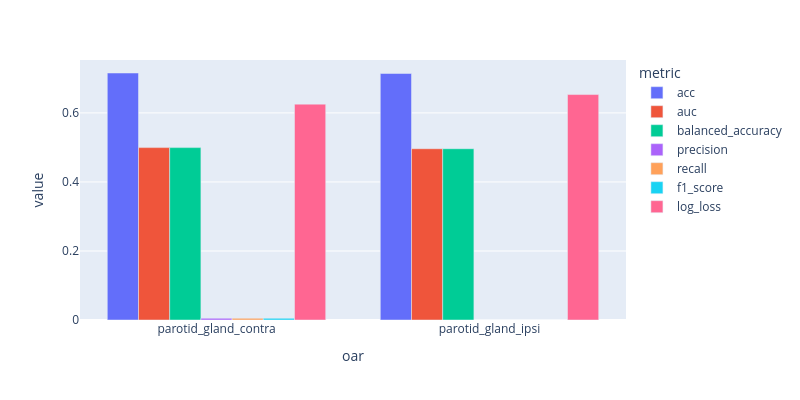
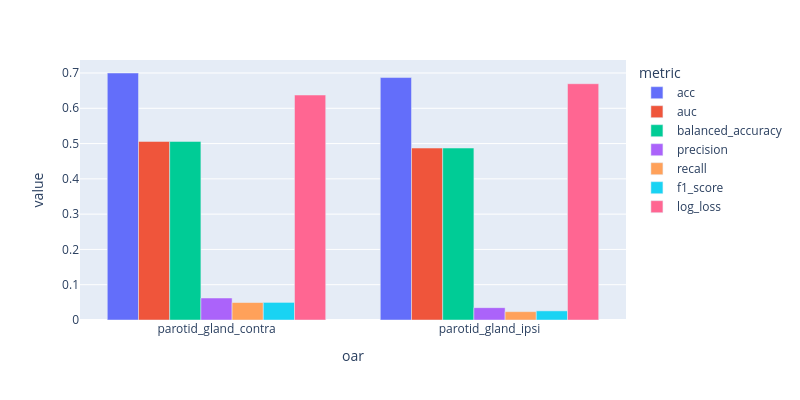
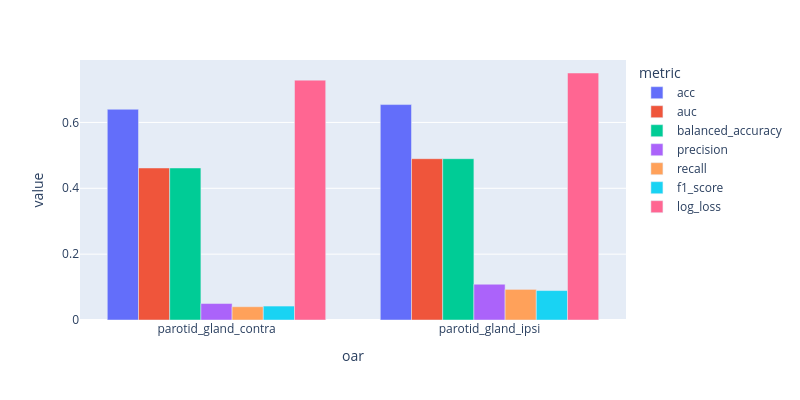

These figures' notebook cell, in order:
### Code cell
import os, json
import pandas
import plotly.express as px


path_ = r"C:\Users\bilel.guetarni\Desktop\ARTIX\experiments\002"
result_df = []
for run in os.listdir(path_):
    with open(os.path.join(path_, run, "params.json"), "r") as f:
        params = json.load(f)

    metrics_df = pandas.read_csv(os.path.join(path_, run, "metrics.csv"))
    metrics_df = metrics_df.drop(columns=["Unnamed: 0"])
    avg_metrics = metrics_df.mean().to_dict()
    for k, v in avg_metrics.items():
        result_df.append({"oar": params["oar"], "metric": k, "value": v, "std": metrics_df.std().to_dict()[k], "run": run.split("_")[-1]})

result_df = pandas.DataFrame(result_df)

for run in result_df["run"].unique():
    print(run)
    fig = px.bar(result_df[result_df["run"] == run], x="oar", y="value", color="metric", barmode="group")
    fig.update_layout(autosize=False, width=800, height=400)
    fig.show()
    fig.write_image(r"C:\Users\bilel.guetarni\Downloads\newplot_{}.png".format(run))

### Figure 1 — Plotly figure (JSON) as saved in the notebook; plotly's stock layout.template omitted (floating-point values rounded to 4 significant figures)
{"data": [{"alignmentgroup": "True", "hovertemplate": "metric=acc<br>oar=%{x}<br>value=%{y}<extra></extra>", "legendgroup": "acc", "marker": {"color": "#636efa", "pattern": {"shape": ""}}, "name": "acc", "offsetgroup": "acc", "orientation": "v", "showlegend": true, "textposition": "auto", "type": "bar", "x": ["parotid_gland_contra", "parotid_gland_ipsi"], "xaxis": "x", "y": [0.7157, 0.7143], "yaxis": "y"}, {"alignmentgroup": "True", "hovertemplate": "metric=auc<br>oar=%{x}<br>value=%{y}<extra></extra>", "legendgroup": "auc", "marker": {"color": "#EF553B", "pattern": {"shape": ""}}, "name": "auc", "offsetgroup": "auc", "orientation": "v", "showlegend": true, "textposition": "auto", "type": "bar", "x": ["parotid_gland_contra", "parotid_gland_ipsi"], "xaxis": "x", "y": [0.4995, 0.4963], "yaxis": "y"}, {"alignmentgroup": "True", "hovertemplate": "metric=balanced_accuracy<br>oar=%{x}<br>value=%{y}<extra></extra>", "legendgroup": "balanced_accuracy", "marker": {"color": "#00cc96", "pattern": {"shape": ""}}, "name": "balanced_accuracy", "offsetgroup": "balanced_accuracy", "orientation": "v", "showlegend": true, "textposition": "auto", "type": "bar", "x": ["parotid_gland_contra", "parotid_gland_ipsi"], "xaxis": "x", "y": [0.4995, 0.4963], "yaxis": "y"}, {"alignmentgroup": "True", "hovertemplate": "metric=precision<br>oar=%{x}<br>value=%{y}<extra></extra>", "legendgroup": "precision", "marker": {"color": "#ab63fa", "pattern": {"shape": ""}}, "name": "precision", "offsetgroup": "precision", "orientation": "v", "showlegend": true, "textposition": "auto", "type": "bar", "x": ["parotid_gland_contra", "parotid_gland_ipsi"], "xaxis": "x", "y": [0.005, 0.0], "yaxis": "y"}, {"alignmentgroup": "True", "hovertemplate": "metric=recall<br>oar=%{x}<br>value=%{y}<extra></extra>", "legendgroup": "recall", "marker": {"color": "#FFA15A", "pattern": {"shape": ""}}, "name": "recall", "offsetgroup": "recall", "orientation": "v", "showlegend": true, "textposition": "auto", "type": "bar", "x": ["parotid_gland_contra", "parotid_gland_ipsi"], "xaxis": "x", "y": [0.005, 0.0], "yaxis": "y"}, {"alignmentgroup": "True", "hovertemplate": "metric=f1_score<br>oar=%{x}<br>value=%{y}<extra></extra>", "legendgroup": "f1_score", "marker": {"color": "#19d3f3", "pattern": {"shape": ""}}, "name": "f1_score", "offsetgroup": "f1_score", "orientation": "v", "showlegend": true, "textposition": "auto", "type": "bar", "x": ["parotid_gland_contra", "parotid_gland_ipsi"], "xaxis": "x", "y": [0.005, 0.0], "yaxis": "y"}, {"alignmentgroup": "True", "hovertemplate": "metric=log_loss<br>oar=%{x}<br>value=%{y}<extra></extra>", "legendgroup": "log_loss", "marker": {"color": "#FF6692", "pattern": {"shape": ""}}, "name": "log_loss", "offsetgroup": "log_loss", "orientation": "v", "showlegend": true, "textposition": "auto", "type": "bar", "x": ["parotid_gland_contra", "parotid_gland_ipsi"], "xaxis": "x", "y": [0.6255, 0.6533], "yaxis": "y"}], "layout": {"autosize": false, "barmode": "group", "height": 400, "legend": {"title": {"text": "metric"}, "tracegroupgap": 0}, "margin": {"t": 60}, "width": 800, "xaxis": {"anchor": "y", "domain": [0, 1], "title": {"text": "oar"}}, "yaxis": {"anchor": "x", "domain": [0, 1], "title": {"text": "value"}}}}

### Figure 2 — Plotly figure (JSON) as saved in the notebook; plotly's stock layout.template omitted (floating-point values rounded to 4 significant figures)
{"data": [{"alignmentgroup": "True", "hovertemplate": "metric=acc<br>oar=%{x}<br>value=%{y}<extra></extra>", "legendgroup": "acc", "marker": {"color": "#636efa", "pattern": {"shape": ""}}, "name": "acc", "offsetgroup": "acc", "orientation": "v", "showlegend": true, "textposition": "auto", "type": "bar", "x": ["parotid_gland_contra", "parotid_gland_ipsi"], "xaxis": "x", "y": [0.7, 0.6871], "yaxis": "y"}, {"alignmentgroup": "True", "hovertemplate": "metric=auc<br>oar=%{x}<br>value=%{y}<extra></extra>", "legendgroup": "auc", "marker": {"color": "#EF553B", "pattern": {"shape": ""}}, "name": "auc", "offsetgroup": "auc", "orientation": "v", "showlegend": true, "textposition": "auto", "type": "bar", "x": ["parotid_gland_contra", "parotid_gland_ipsi"], "xaxis": "x", "y": [0.5061, 0.4873], "yaxis": "y"}, {"alignmentgroup": "True", "hovertemplate": "metric=balanced_accuracy<br>oar=%{x}<br>value=%{y}<extra></extra>", "legendgroup": "balanced_accuracy", "marker": {"color": "#00cc96", "pattern": {"shape": ""}}, "name": "balanced_accuracy", "offsetgroup": "balanced_accuracy", "orientation": "v", "showlegend": true, "textposition": "auto", "type": "bar", "x": ["parotid_gland_contra", "parotid_gland_ipsi"], "xaxis": "x", "y": [0.5061, 0.4873], "yaxis": "y"}, {"alignmentgroup": "True", "hovertemplate": "metric=precision<br>oar=%{x}<br>value=%{y}<extra></extra>", "legendgroup": "precision", "marker": {"color": "#ab63fa", "pattern": {"shape": ""}}, "name": "precision", "offsetgroup": "precision", "orientation": "v", "showlegend": true, "textposition": "auto", "type": "bar", "x": ["parotid_gland_contra", "parotid_gland_ipsi"], "xaxis": "x", "y": [0.06233, 0.035], "yaxis": "y"}, {"alignmentgroup": "True", "hovertemplate": "metric=recall<br>oar=%{x}<br>value=%{y}<extra></extra>", "legendgroup": "recall", "marker": {"color": "#FFA15A", "pattern": {"shape": ""}}, "name": "recall", "offsetgroup": "recall", "orientation": "v", "showlegend": true, "textposition": "auto", "type": "bar", "x": ["parotid_gland_contra", "parotid_gland_ipsi"], "xaxis": "x", "y": [0.0495, 0.02367], "yaxis": "y"}, {"alignmentgroup": "True", "hovertemplate": "metric=f1_score<br>oar=%{x}<br>value=%{y}<extra></extra>", "legendgroup": "f1_score", "marker": {"color": "#19d3f3", "pattern": {"shape": ""}}, "name": "f1_score", "offsetgroup": "f1_score", "orientation": "v", "showlegend": true, "textposition": "auto", "type": "bar", "x": ["parotid_gland_contra", "parotid_gland_ipsi"], "xaxis": "x", "y": [0.04986, 0.0259], "yaxis": "y"}, {"alignmentgroup": "True", "hovertemplate": "metric=log_loss<br>oar=%{x}<br>value=%{y}<extra></extra>", "legendgroup": "log_loss", "marker": {"color": "#FF6692", "pattern": {"shape": ""}}, "name": "log_loss", "offsetgroup": "log_loss", "orientation": "v", "showlegend": true, "textposition": "auto", "type": "bar", "x": ["parotid_gland_contra", "parotid_gland_ipsi"], "xaxis": "x", "y": [0.6376, 0.6696], "yaxis": "y"}], "layout": {"autosize": false, "barmode": "group", "height": 400, "legend": {"title": {"text": "metric"}, "tracegroupgap": 0}, "margin": {"t": 60}, "width": 800, "xaxis": {"anchor": "y", "domain": [0, 1], "title": {"text": "oar"}}, "yaxis": {"anchor": "x", "domain": [0, 1], "title": {"text": "value"}}}}

### Figure 3 — Plotly figure (JSON) as saved in the notebook; plotly's stock layout.template omitted (floating-point values rounded to 4 significant figures)
{"data": [{"alignmentgroup": "True", "hovertemplate": "metric=acc<br>oar=%{x}<br>value=%{y}<extra></extra>", "legendgroup": "acc", "marker": {"color": "#636efa", "pattern": {"shape": ""}}, "name": "acc", "offsetgroup": "acc", "orientation": "v", "showlegend": true, "textposition": "auto", "type": "bar", "x": ["parotid_gland_contra", "parotid_gland_ipsi"], "xaxis": "x", "y": [0.64, 0.6543], "yaxis": "y"}, {"alignmentgroup": "True", "hovertemplate": "metric=auc<br>oar=%{x}<br>value=%{y}<extra></extra>", "legendgroup": "auc", "marker": {"color": "#EF553B", "pattern": {"shape": ""}}, "name": "auc", "offsetgroup": "auc", "orientation": "v", "showlegend": true, "textposition": "auto", "type": "bar", "x": ["parotid_gland_contra", "parotid_gland_ipsi"], "xaxis": "x", "y": [0.4617, 0.4899], "yaxis": "y"}, {"alignmentgroup": "True", "hovertemplate": "metric=balanced_accuracy<br>oar=%{x}<br>value=%{y}<extra></extra>", "legendgroup": "balanced_accuracy", "marker": {"color": "#00cc96", "pattern": {"shape": ""}}, "name": "balanced_accuracy", "offsetgroup": "balanced_accuracy", "orientation": "v", "showlegend": true, "textposition": "auto", "type": "bar", "x": ["parotid_gland_contra", "parotid_gland_ipsi"], "xaxis": "x", "y": [0.4617, 0.4899], "yaxis": "y"}, {"alignmentgroup": "True", "hovertemplate": "metric=precision<br>oar=%{x}<br>value=%{y}<extra></extra>", "legendgroup": "precision", "marker": {"color": "#ab63fa", "pattern": {"shape": ""}}, "name": "precision", "offsetgroup": "precision", "orientation": "v", "showlegend": true, "textposition": "auto", "type": "bar", "x": ["parotid_gland_contra", "parotid_gland_ipsi"], "xaxis": "x", "y": [0.05, 0.1087], "yaxis": "y"}, {"alignmentgroup": "True", "hovertemplate": "metric=recall<br>oar=%{x}<br>value=%{y}<extra></extra>", "legendgroup": "recall", "marker": {"color": "#FFA15A", "pattern": {"shape": ""}}, "name": "recall", "offsetgroup": "recall", "orientation": "v", "showlegend": true, "textposition": "auto", "type": "bar", "x": ["parotid_gland_contra", "parotid_gland_ipsi"], "xaxis": "x", "y": [0.04033, 0.093], "yaxis": "y"}, {"alignmentgroup": "True", "hovertemplate": "metric=f1_score<br>oar=%{x}<br>value=%{y}<extra></extra>", "legendgroup": "f1_score", "marker": {"color": "#19d3f3", "pattern": {"shape": ""}}, "name": "f1_score", "offsetgroup": "f1_score", "orientation": "v", "showlegend": true, "textposition": "auto", "type": "bar", "x": ["parotid_gland_contra", "parotid_gland_ipsi"], "xaxis": "x", "y": [0.04234, 0.08937], "yaxis": "y"}, {"alignmentgroup": "True", "hovertemplate": "metric=log_loss<br>oar=%{x}<br>value=%{y}<extra></extra>", "legendgroup": "log_loss", "marker": {"color": "#FF6692", "pattern": {"shape": ""}}, "name": "log_loss", "offsetgroup": "log_loss", "orientation": "v", "showlegend": true, "textposition": "auto", "type": "bar", "x": ["parotid_gland_contra", "parotid_gland_ipsi"], "xaxis": "x", "y": [0.7285, 0.7502], "yaxis": "y"}], "layout": {"autosize": false, "barmode": "group", "height": 400, "legend": {"title": {"text": "metric"}, "tracegroupgap": 0}, "margin": {"t": 60}, "width": 800, "xaxis": {"anchor": "y", "domain": [0, 1], "title": {"text": "oar"}}, "yaxis": {"anchor": "x", "domain": [0, 1], "title": {"text": "value"}}}}
